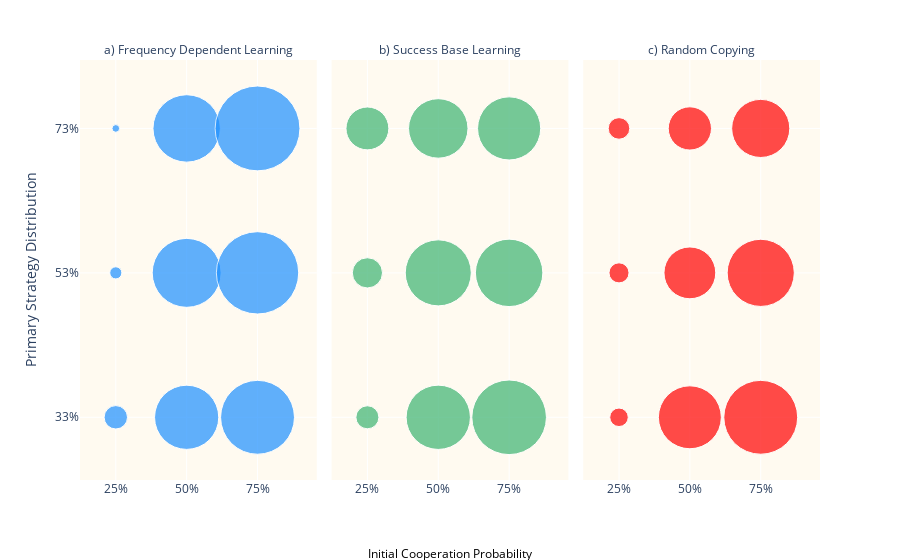

Write notebook code for a chart like this one.
### Code cell
# another bubble plot for better format

fig = px.scatter(grouped_po, x='initial_cooperate_prob_cat', y='primary_ratio_cat', 
                 size='Average Score(Frequency Dependent)', 
                 color='primary_strategy', 
                 facet_col='primary_strategy',
                 category_orders={"primary_strategy": ["Frequency Dependent Learning", "Success Base Learning", "Random Copying"]},
                 color_discrete_map=color_palette,
                 size_max=60, labels={
                     "initial_cooperate_prob_cat": "Initial Cooperation Probability",
                     "primary_ratio_cat": "Primary Strategy Distribution",
                     "Average Score(Frequency Dependent)": "Average Score"
                 })


fig.update_layout(
    plot_bgcolor='floralwhite', 
    legend_title_text='Strategy',
    yaxis_title="Primary Strategy Distribution",
    legend=dict(itemsizing='constant'),
    showlegend = False
)

fig.layout.legend = None


subplot_titles = ['a) Frequency Dependent Learning', 'b) Success Base Learning', 'c) Random Copying']
for i, subplot_title in enumerate(subplot_titles, 1):
    fig.layout.annotations[i-1].text = subplot_title


fig.update_xaxes(title=None, type='category')


fig.add_annotation(
    text="Initial Cooperation Probability",  
    xref="paper", yref="paper",
    x=0.5, y=-0.2, 
    showarrow=False, 
    font=dict(size=12, color="black"), 
    align="center"
)

fig.show()

### Figure 1 — Plotly figure (JSON) as saved in the notebook; plotly's stock layout.template omitted (floating-point values rounded to 4 significant figures)
{"data": [{"hovertemplate": "primary_strategy=Frequency Dependent Learning<br>Initial Cooperation Probability=%{x}<br>Primary Strategy Distribution=%{y}<br>Average Score=%{marker.size}<extra></extra>", "legendgroup": "Frequency Dependent Learning", "marker": {"color": "dodgerblue", "size": [29.9, 8.035, 3.209, 225.0, 259.4, 248.0, 297.9, 369.9, 393.1], "sizemode": "area", "sizeref": 0.1092, "symbol": "circle"}, "mode": "markers", "name": "Frequency Dependent Learning", "orientation": "v", "showlegend": true, "type": "scatter", "x": ["25%", "25%", "25%", "50%", "50%", "50%", "75%", "75%", "75%"], "xaxis": "x", "y": ["33%", "53%", "73%", "33%", "53%", "73%", "33%", "53%", "73%"], "yaxis": "y"}, {"hovertemplate": "primary_strategy=Success Base Learning<br>Initial Cooperation Probability=%{x}<br>Primary Strategy Distribution=%{y}<br>Average Score=%{marker.size}<extra></extra>", "legendgroup": "Success Base Learning", "marker": {"color": "mediumseagreen", "size": [28.92, 49.85, 100.3, 225.9, 238.1, 193.2, 304.0, 248.4, 217.7], "sizemode": "area", "sizeref": 0.1092, "symbol": "circle"}, "mode": "markers", "name": "Success Base Learning", "orientation": "v", "showlegend": true, "type": "scatter", "x": ["25%", "25%", "25%", "50%", "50%", "50%", "75%", "75%", "75%"], "xaxis": "x2", "y": ["33%", "53%", "73%", "33%", "53%", "73%", "33%", "53%", "73%"], "yaxis": "y2"}, {"hovertemplate": "primary_strategy=Random Copying<br>Initial Cooperation Probability=%{x}<br>Primary Strategy Distribution=%{y}<br>Average Score=%{marker.size}<extra></extra>", "legendgroup": "Random Copying", "marker": {"color": "red", "size": [18.71, 22.02, 25.42, 216.3, 146.5, 102.0, 298.0, 246.2, 184.4], "sizemode": "area", "sizeref": 0.1092, "symbol": "circle"}, "mode": "markers", "name": "Random Copying", "orientation": "v", "showlegend": true, "type": "scatter", "x": ["25%", "25%", "25%", "50%", "50%", "50%", "75%", "75%", "75%"], "xaxis": "x3", "y": ["33%", "53%", "73%", "33%", "53%", "73%", "33%", "53%", "73%"], "yaxis": "y3"}], "layout": {"annotations": [{"showarrow": false, "text": "a) Frequency Dependent Learning", "x": 0.16, "xanchor": "center", "xref": "paper", "y": 1, "yanchor": "bottom", "yref": "paper"}, {"showarrow": false, "text": "b) Success Base Learning", "x": 0.5, "xanchor": "center", "xref": "paper", "y": 1, "yanchor": "bottom", "yref": "paper"}, {"showarrow": false, "text": "c) Random Copying", "x": 0.84, "xanchor": "center", "xref": "paper", "y": 1, "yanchor": "bottom", "yref": "paper"}, {"align": "center", "font": {"color": "black", "size": 12}, "showarrow": false, "text": "Initial Cooperation Probability", "x": 0.5, "xref": "paper", "y": -0.2, "yref": "paper"}], "margin": {"t": 60}, "plot_bgcolor": "floralwhite", "showlegend": false, "xaxis": {"anchor": "y", "domain": [0, 0.32], "title": {}, "type": "category"}, "xaxis2": {"anchor": "y2", "domain": [0.34, 0.66], "matches": "x", "title": {}, "type": "category"}, "xaxis3": {"anchor": "y3", "domain": [0.68, 1.0], "matches": "x", "title": {}, "type": "category"}, "yaxis": {"anchor": "x", "domain": [0, 1], "title": {"text": "Primary Strategy Distribution"}}, "yaxis2": {"anchor": "x2", "domain": [0, 1], "matches": "y", "showticklabels": false}, "yaxis3": {"anchor": "x3", "domain": [0, 1], "matches": "y", "showticklabels": false}}}
